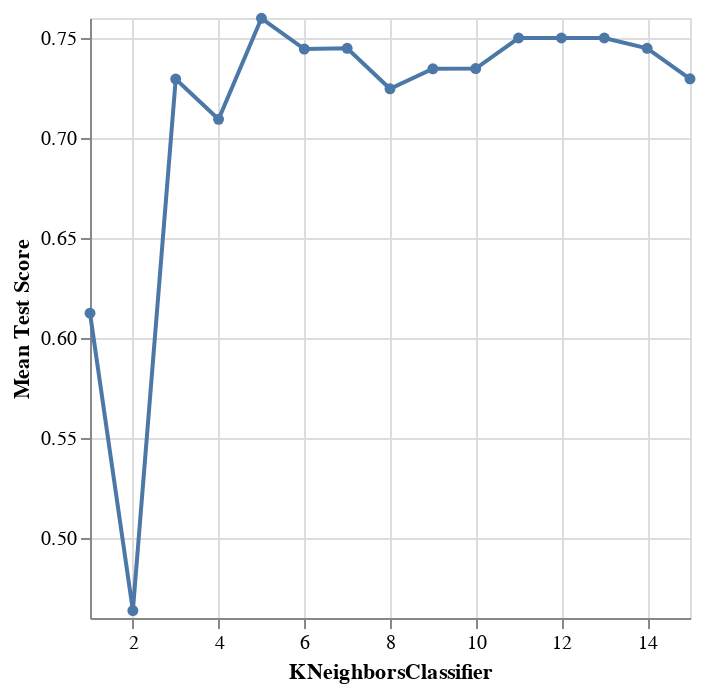

This figure's notebook cell:
### Code cell
# focus on players_preprocessor_3, find optimal KNeighbors value through cross-validation to tune KNeighbors
# specify X and y variables for predictors vs. target for the variables within the preprocessor

X_3=players[['played_hours', 'age']]

# create pipe

players_pipe_3=make_pipeline(players_preprocessor_3, knn_spec)
             
# perform standard 5-fold cross validation

knn_tune_grid_3=GridSearchCV(
        estimator=players_pipe_3,
        param_grid=param_grid,
        cv=5
    )

# fit tuned grid to X and y

knn_model_grid_3=knn_tune_grid_3.fit(X_3, y)

# find the results and store in a new dataframe 

accuracies_grid_3=pd.DataFrame(knn_model_grid_3.cv_results_)


# create a line graph (with points) to visualize results and help determine optimal KNeighbors value

accuracy_k_grid_3=alt.Chart(accuracies_grid_3).mark_line(point=True).encode(
    x=alt.X("param_kneighborsclassifier__n_neighbors").title("KNeighborsClassifier").scale(zero=False),
    y=alt.Y("mean_test_score").title("Mean Test Score").scale(zero=False)
)
accuracy_k_grid_3

### Figure 1 — Vega-Lite specification as saved in the notebook (floating-point values rounded to 4 significant figures)
{"config": {"view": {"continuousWidth": 300, "continuousHeight": 300}}, "data": {"name": "data-391ca2493b1b33f671aa4fd17412cd29"}, "mark": {"type": "line", "point": true}, "encoding": {"x": {"field": "param_kneighborsclassifier__n_neighbors", "scale": {"zero": false}, "title": "KNeighborsClassifier", "type": "quantitative"}, "y": {"field": "mean_test_score", "scale": {"zero": false}, "title": "Mean Test Score", "type": "quantitative"}}, "$schema": "https://vega.github.io/schema/vega-lite/v5.20.1.json", "datasets": {"data-391ca2493b1b33f671aa4fd17412cd29": [{"mean_fit_time": 0.003641, "std_fit_time": 0.0004169, "mean_score_time": 0.00418, "std_score_time": 0.0003739, "param_kneighborsclassifier__n_neighbors": 1, "params": {"kneighborsclassifier__n_neighbors": 1}, "split0_test_score": 0.575, "split1_test_score": 0.6667, "split2_test_score": 0.6923, "split3_test_score": 0.4615, "split4_test_score": 0.6667, "mean_test_score": 0.6124, "std_test_score": 0.08536, "rank_test_score": 14}, {"mean_fit_time": 0.003327, "std_fit_time": 6.837e-05, "mean_score_time": 0.003969, "std_score_time": 6.369e-05, "param_kneighborsclassifier__n_neighbors": 2, "params": {"kneighborsclassifier__n_neighbors": 2}, "split0_test_score": 0.575, "split1_test_score": 0.5385, "split2_test_score": 0.3846, "split3_test_score": 0.4103, "split4_test_score": 0.4103, "mean_test_score": 0.4637, "std_test_score": 0.07739, "rank_test_score": 15}, {"mean_fit_time": 0.003221, "std_fit_time": 1.184e-05, "mean_score_time": 0.003882, "std_score_time": 1.84e-05, "param_kneighborsclassifier__n_neighbors": 3, "params": {"kneighborsclassifier__n_neighbors": 3}, "split0_test_score": 0.75, "split1_test_score": 0.7436, "split2_test_score": 0.7949, "split3_test_score": 0.6667, "split4_test_score": 0.6923, "mean_test_score": 0.7295, "std_test_score": 0.04522, "rank_test_score": 11}, {"mean_fit_time": 0.003242, "std_fit_time": 6.193e-05, "mean_score_time": 0.003884, "std_score_time": 1.741e-05, "param_kneighborsclassifier__n_neighbors": 4, "params": {"kneighborsclassifier__n_neighbors": 4}, "split0_test_score": 0.675, "split1_test_score": 0.6667, "split2_test_score": 0.8462, "split3_test_score": 0.6667, "split4_test_score": 0.6923, "mean_test_score": 0.7094, "std_test_score": 0.06904, "rank_test_score": 13}, {"mean_fit_time": 0.003224, "std_fit_time": 4.8e-05, "mean_score_time": 0.003884, "std_score_time": 2.07e-05, "param_kneighborsclassifier__n_neighbors": 5, "params": {"kneighborsclassifier__n_neighbors": 5}, "split0_test_score": 0.825, "split1_test_score": 0.7436, "split2_test_score": 0.8205, "split3_test_score": 0.7179, "split4_test_score": 0.6923, "mean_test_score": 0.7599, "std_test_score": 0.05386, "rank_test_score": 1}, {"mean_fit_time": 0.003212, "std_fit_time": 3.601e-05, "mean_score_time": 0.003909, "std_score_time": 3.331e-05, "param_kneighborsclassifier__n_neighbors": 6, "params": {"kneighborsclassifier__n_neighbors": 6}, "split0_test_score": 0.825, "split1_test_score": 0.7436, "split2_test_score": 0.7692, "split3_test_score": 0.7179, "split4_test_score": 0.6667, "mean_test_score": 0.7445, "std_test_score": 0.05264, "rank_test_score": 7}, {"mean_fit_time": 0.003218, "std_fit_time": 6.171e-05, "mean_score_time": 0.003872, "std_score_time": 1.509e-05, "param_kneighborsclassifier__n_neighbors": 7, "params": {"kneighborsclassifier__n_neighbors": 7}, "split0_test_score": 0.75, "split1_test_score": 0.7949, "split2_test_score": 0.7949, "split3_test_score": 0.7179, "split4_test_score": 0.6667, "mean_test_score": 0.7449, "std_test_score": 0.04872, "rank_test_score": 6}, {"mean_fit_time": 0.003185, "std_fit_time": 1.084e-05, "mean_score_time": 0.003872, "std_score_time": 1.288e-05, "param_kneighborsclassifier__n_neighbors": 8, "params": {"kneighborsclassifier__n_neighbors": 8}, "split0_test_score": 0.7, "split1_test_score": 0.7949, "split2_test_score": 0.7436, "split3_test_score": 0.7179, "split4_test_score": 0.6667, "mean_test_score": 0.7246, "std_test_score": 0.04314, "rank_test_score": 12}, {"mean_fit_time": 0.00327, "std_fit_time": 0.0001679, "mean_score_time": 0.00386, "std_score_time": 2.952e-05, "param_kneighborsclassifier__n_neighbors": 9, "params": {"kneighborsclassifier__n_neighbors": 9}, "split0_test_score": 0.75, "split1_test_score": 0.7692, "split2_test_score": 0.7949, "split3_test_score": 0.6923, "split4_test_score": 0.6667, "mean_test_score": 0.7346, "std_test_score": 0.0479, "rank_test_score": 9}, {"mean_fit_time": 0.003248, "std_fit_time": 5.073e-05, "mean_score_time": 0.003876, "std_score_time": 1.656e-05, "param_kneighborsclassifier__n_neighbors": 10, "params": {"kneighborsclassifier__n_neighbors": 10}, "split0_test_score": 0.725, "split1_test_score": 0.7949, "split2_test_score": 0.7436, "split3_test_score": 0.7436, "split4_test_score": 0.6667, "mean_test_score": 0.7347, "std_test_score": 0.04123, "rank_test_score": 8}, {"mean_fit_time": 0.003217, "std_fit_time": 3.961e-05, "mean_score_time": 0.003917, "std_score_time": 4.305e-05, "param_kneighborsclassifier__n_neighbors": 11, "params": {"kneighborsclassifier__n_neighbors": 11}, "split0_test_score": 0.75, "split1_test_score": 0.7949, "split2_test_score": 0.7949, "split3_test_score": 0.7436, "split4_test_score": 0.6667, "mean_test_score": 0.75, "std_test_score": 0.04693, "rank_test_score": 2}, {"mean_fit_time": 0.008732, "std_fit_time": 0.01104, "mean_score_time": 0.003889, "std_score_time": 2.468e-05, "param_kneighborsclassifier__n_neighbors": 12, "params": {"kneighborsclassifier__n_neighbors": 12}, "split0_test_score": 0.75, "split1_test_score": 0.7949, "split2_test_score": 0.7949, "split3_test_score": 0.7436, "split4_test_score": 0.6667, "mean_test_score": 0.75, "std_test_score": 0.04693, "rank_test_score": 2}, {"mean_fit_time": 0.003201, "std_fit_time": 4.453e-05, "mean_score_time": 0.003875, "std_score_time": 2.345e-05, "param_kneighborsclassifier__n_neighbors": 13, "params": {"kneighborsclassifier__n_neighbors": 13}, "split0_test_score": 0.75, "split1_test_score": 0.7949, "split2_test_score": 0.7949, "split3_test_score": 0.7436, "split4_test_score": 0.6667, "mean_test_score": 0.75, "std_test_score": 0.04693, "rank_test_score": 2}, {"mean_fit_time": 0.003183, "std_fit_time": 1.036e-05, "mean_score_time": 0.0039, "std_score_time": 2.518e-05, "param_kneighborsclassifier__n_neighbors": 14, "params": {"kneighborsclassifier__n_neighbors": 14}, "split0_test_score": 0.75, "split1_test_score": 0.7949, "split2_test_score": 0.7949, "split3_test_score": 0.6923, "split4_test_score": 0.6923, "mean_test_score": 0.7449, "std_test_score": 0.04594, "rank_test_score": 5}, {"mean_fit_time": 0.003229, "std_fit_time": 9.323e-05, "mean_score_time": 0.00392, "std_score_time": 5.94e-05, "param_kneighborsclassifier__n_neighbors": 15, "params": {"kneighborsclassifier__n_neighbors": 15}, "split0_test_score": 0.725, "split1_test_score": 0.7436, "split2_test_score": 0.7692, "split3_test_score": 0.7436, "split4_test_score": 0.6667, "mean_test_score": 0.7296, "std_test_score": 0.03448, "rank_test_score": 10}]}}
